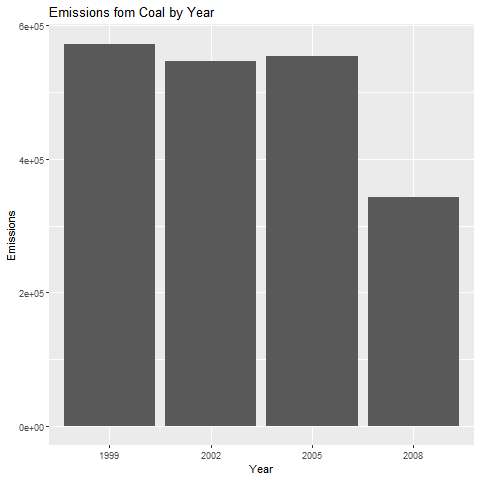

Source code (R):
library(dplyr)
library(ggplot2)
source("LoadData.R")
outFile <- "plot4.png"

sccCoal <- SCCData %>% filter(grepl("Coal",EI.Sector)) 


data <- NEIData %>% filter(SCC %in% sccCoal$SCC) %>% group_by(year) %>% summarise(Emissions = sum(Emissions))

png(outFile, width=480, height=480)
plot <- ggplot(data,aes(factor(year),Emissions)) + geom_bar(stat="identity")
plot <- plot + labs(title = "Emissions fom Coal by Year")
plot <- plot + labs(x = 'Year')
print(plot)
dev.off()

#barplot(data$Emissions
#        , names = data$year
#        , xlab = "Years", ylab = "Emissions"
#        , main = "Emissions fom Coal by Year")
#dev.off()